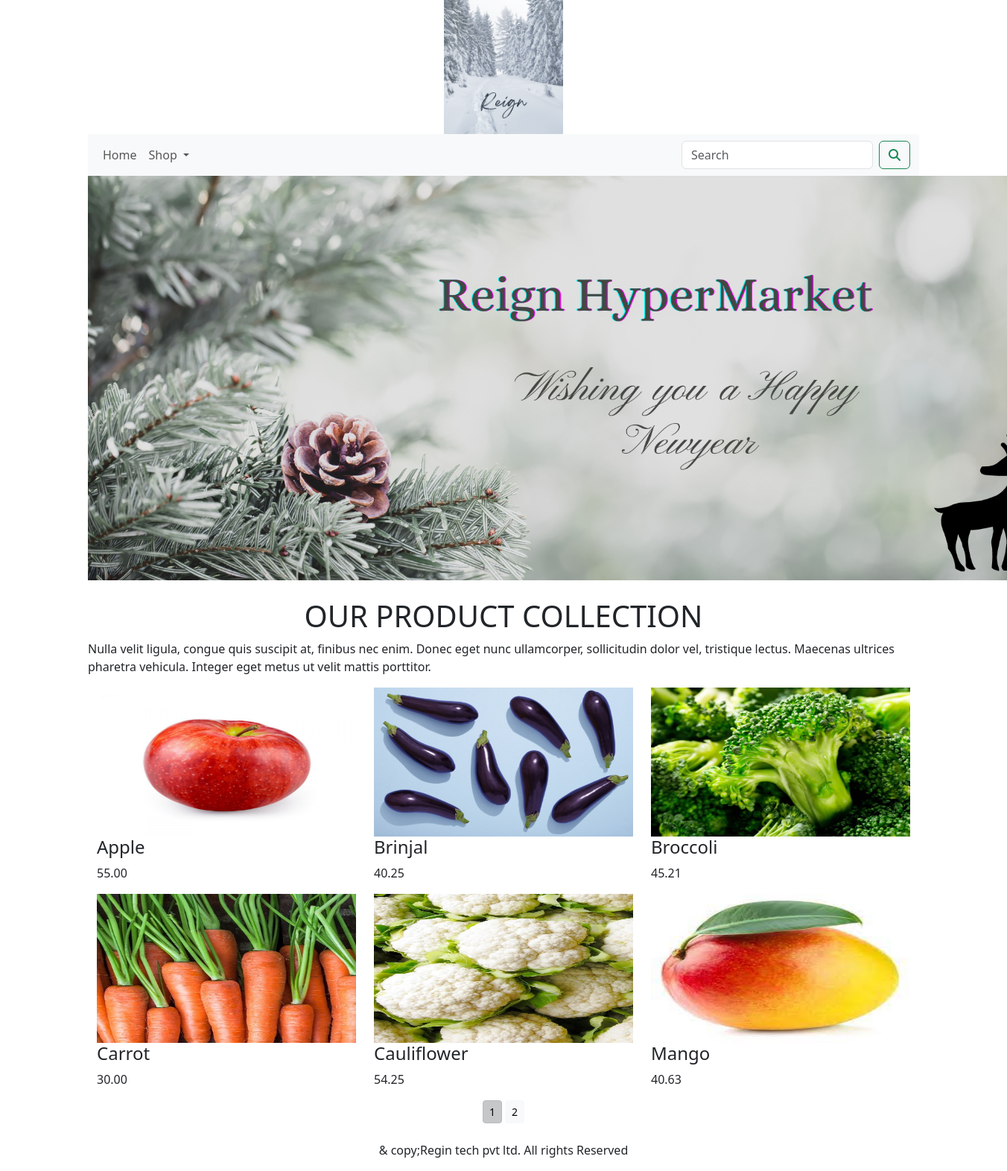
The app's page /shop/ with its own data.
### shop/models.py (models this page shows, shortened)
class Product(models.Model):
    name = models.CharField(max_length=250, unique=True)
    slug = models.SlugField(max_length=250, unique=True)
    description = models.TextField(blank=True)
    price = models.DecimalField(max_digits=10, decimal_places=2)
    category = models.ForeignKey(Category, on_delete=models.CASCADE)
    image = models.ImageField(upload_to='product', blank=True)
    stoke = models.IntegerField()
    available = models.BooleanField(default=True)
    created = models.DateTimeField(auto_now_add=True)
    updated = models.DateTimeField(auto_now=True)
    def get_url(self):
        return reverse('shop:prodCatdetail',args=[self.category.slug, self.slug])
    class Meta:
        ordering = ('name',)
        verbose_name = 'product'
        verbose_name_plural = 'products'

### shop/views.py (the view)
# urls.py: path('',views.allProdCat,name='allProdCat'),
def allProdCat(request,c_slug=None):
    c_page=None
    products_list=None
    if c_slug!=None:
        c_page=get_object_or_404(Category,slug=c_slug)
        products_list=Product.objects.all().filter(category=c_page,available=True)
    else:
        products_list=Product.objects.all().filter(available=True)
    paginator=Paginator(products_list,6)
    try:
        page=int(request.GET.get('page','1'))
    except:
        page=1
    try:
        products=paginator.page(page)
    except (EmptyPage,InvalidPage):
        products=paginator.page(paginator.num_pages)
    return render(request,"category.html",{'category':c_page,'products':products})

### cart/context_processors.py (called while the page is built)
def counter(request):
    item_count=0
    if 'admin' in request.path:
        return {}
    else:
        try:
            cart=Cart.objects.filter(cart_id=_cart_id(request))
            cart_items=CartItem.objects.all().filter(cart=cart[:1])
            for cart_item in cart_items:
                item_count += cart_item.quantity
        except Cart.DoesNotExist:
            item_count = 0
    return dict(item_count=item_count)

### cart/views.py (called while the page is built)
def _cart_id(request):
    cart=request.session.session_key
    if not cart:
        cart=request.session.create()
    return cart

### shop/context_processors.py (called while the page is built)
def menu_links(request):
    links=Category.objects.all()
    return dict(links=links)

### shop/models.py (called while the page is built)
    def get_url(self):
        return reverse('shop:product_by_category', args=[self.slug])

### templates/category.html (shortened to what this page needs)
{% extends 'base.html' %}
{% load static %}
{% block content %}
<div class="mx_auto">
  {% if category %}
  <img class="my_image" src="{{category.image.url}}" alt="{{category.name}}" width="200px;" height="150px;">
</div>
<br>
<div>
  <h1 class="text-center my_title">{{category.name}}</h1>
  <p class="text-justify">{{category.description}}</p>
</div>
{% else %}
<div>
  <img class="my_image my_image_padding" src="{% static 'img/banner.png' %}" alt="our products" width="1300px";height="600px";>
</div>
<br>
<div>
  <h1 class="text-center my_title">OUR PRODUCT COLLECTION</h1>
  <p class="text-justify">Nulla velit ligula, congue quis suscipit at, finibus nec enim. Donec eget nunc ullamcorper,
    sollicitudin dolor vel, tristique lectus. Maecenas ultrices pharetra vehicula.
    Integer eget metus ut velit mattis porttitor. </p>
</div>
{% endif %}
<div class="container">
  <div class="row mx_auto">
    {% for product in products.object_list %}
    <div class="my_bottom_margin col-9 col-sm-12 col-md-4 col-lg-4">
      <div class="card-text-center" style="min-width:18rem;">
        <a href="{{product.get_url}}"><img class="card-img-top my_image" src="{{product.image.url}}" alt="{{product.name}}" width="200px"; height="200px";></a>
        <div class="card-body">
          <h4>{{product.name}}</h4>
          <p>{{product.price}}</p>
        </div>
      </div>
    </div>
    {% endfor %}
  </div>
  <div class="mx-auto">
    {% if products.paginator.num_pages > 1 %}
    <div class="text-center">
      {% for pg in products.paginator.page_range %}
      <a href="?page={{pg}}" class="btn btn-light btn-sm {% if products.number == pg %} active {% endif %}">{{pg}}</a>
      {% endfor %}
    </div>
    {% endif %}
  </div>
  <br>
</div>
{% endblock %}

### templates/base.html (shortened to what this page needs)
{% load static %}
<!DOCTYPE html>
<html lang="en">
<head>
    <link href="{% static 'css/bootstrap.min.css' %}" rel="stylesheet">
</head>
<body>
<div class="container">
    {% include 'header.html' %}
    {% include 'nav.html' %}
    {% block content %}
    {% endblock %}
</div>
    {% include 'footer.html' %}
</body>
</html>

### templates/header.html
{% load static %}
<header>
    <center>
        <a href="{% url 'shop:allProdCat' %}"></a><img src="{% static 'img/logo.png' %}" alt="logimage" width="160"; height="180";>
    </center>
</header>

### templates/nav.html (shortened to what this page needs)
<nav class="navbar navbar-expand-lg bg-body-tertiary">
  <div class="container-fluid">
    <div class="collapse navbar-collapse" id="navbarSupportedContent">
      <ul class="navbar-nav me-auto mb-2 mb-lg-0">
        <li class="nav-item">
          <a class="nav-link" href="#">Home</a>
        </li>
        <li class="nav-item dropdown{% if 'shop' in request.path %} active {% endif %}">
          <a class="nav-link dropdown-toggle" href="#" role="button" data-bs-toggle="dropdown" aria-expanded="false">
            Shop
          </a>
        </li>
      </ul>
      <form class="d-flex" action="{% url 'search_app:SearchResult' %}" method="get">
        <input class="form-control me-2" type="search" placeholder="Search" name="q" aria-label="Search">
        <button class="btn btn-outline-success" type="submit"><i class="fa fa-search"></i></button>
      </form>
    </div>
  </div>
</nav>

### templates/footer.html
<div class="footer navbar-fixed-bottom my_footer">
  <p class="text-center">& copy;Regin tech pvt ltd. All rights Reserved</p>
</div>

### records on screen
Product: image (picture), name "Apple", price "55.00"
Product: image (picture), name "Brinjal", price "40.25"
Product: image (picture), name "Broccoli", price "45.21"
Product: image (picture), name "Carrot", price "30.00"
Product: image (picture), name "Cauliflower", price "54.25"
Product: image (picture), name "Mango", price "40.63"

### other values on screen
{{ pg }} "1" "2"
